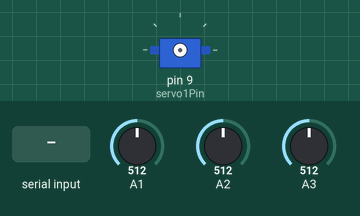
Bench run of a sketch on a simulated Arduino Uno, built with avr-gcc and run on an emulated ATmega328P. On the bench: servo. The test bench sets the inputs (shaded band); at power-on: A1 = 512, A2 = 512, A3 = 512. What the sketch prints to the serial monitor is not drawn.

Above: at 1.2 s.
1.3 s: "90,45,200;" received over Serial
7.3 s: "30,150,10;" received over Serial
At 10.1 s:
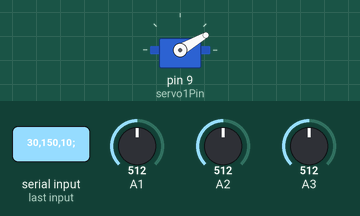
10.3 s: "0;" received over Serial
At 12.8 s:
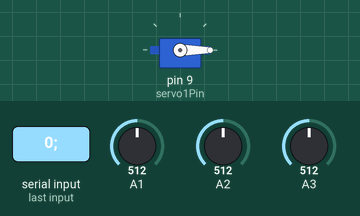
13.3 s: "200;" received over Serial
At 16.4 s:
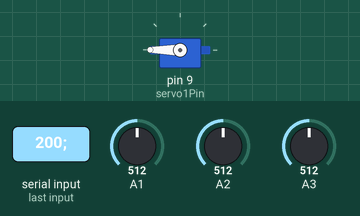
Timing chart, 0 to 17.9 s (numbered marks = the images above; inputs shaded):
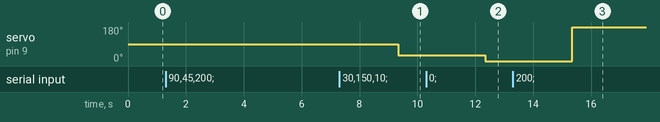

The sketch:

servo.ino
```cpp
#include <Servo.h>

int const potPin = A0;
int const servo1Pin = 9;
int const servo2Pin = 10;
int const servo3Pin = 11;
int potVal;
int angle;
Servo servo1;
Servo servo2;
Servo servo3;
int oldServo1Angle = 0;
int oldServo2Angle = 0;
int oldServo3Angle = 0;
int angle1, angle2, angle3 = 0;

void setup() {
  // put your setup code here, to run once:
  Serial.begin(9600);
}

void loop() {
  // put your main code here, to run repeatedly:
  //  potVal = analogRead(potPin);
  //  angle = map(potVal, 0, 1023, 0, 179);

  if (Serial.available() > 0) {
    String first  = Serial.readStringUntil(';');
    //Serial.read(); //next character is comma, so skip it using this
    String second = Serial.readStringUntil(';');
    //Serial.read();
    String third  = Serial.readStringUntil('\n');
    //Serial.print(first); Serial.print(" - "); Serial.print(second); Serial.print(" - "); Serial.println(third);
    angle1 = (int)first.toInt();
    angle2 = (int)second.toInt();
    angle3 = (int)third.toInt();
    if ((angle1 == 0) || (angle2 == 0) || (angle3 ==0)) {
      Serial.print("error");
    }
  }
  int delayTime = 700;
  if (oldServo1Angle != angle1) {
    oldServo1Angle = angle1;
    servo1.attach(servo1Pin);
    //    servo1.write(angle);
    servo1.write(angle1);
    delay(delayTime);
    servo1.detach();
  }
  if (oldServo2Angle != angle2) {
    oldServo2Angle = angle2;
    servo2.attach(servo2Pin);
    //    servo2.write(angle);
    servo2.write(angle2);
    delay(delayTime);
    servo2.detach();
  }
  if (oldServo3Angle != angle3) {
    oldServo3Angle = angle3;
    servo3.attach(servo3Pin);
    //    servo3.write(angle);
    servo3.write(angle3);
    delay(delayTime);
    servo3.detach();
  }
  sendPotentiometerValues();

  delay(100);
}

void sendPotentiometerValues() {
  int value1 = map(analogRead(A1), 103, 436, 0, 180);
  int value2 = map(analogRead(A2), 102, 426, 0, 180);
  int value3 = map(analogRead(A3), 101, 434, 0, 180);
  Serial.print(value1);
  Serial.print(";");
  Serial.print(value2);
  Serial.print(";");
  Serial.println(value3);
}

String getSubstring(String data, char separator, int index) {
  int found = 0;
  int strIndex[] = {0, -1};
  int maxIndex = data.length() - 1;

  for (int i = 0; i <= maxIndex && found <= index; i++) {
    if (data.charAt(i) == separator || i == maxIndex) {
      found++;
      strIndex[0] = strIndex[1] + 1;
      strIndex[1] = (i == maxIndex) ? i + 1 : i;
    }
  }

  return found > index ? data.substring(strIndex[0], strIndex[1]) : "";
}
```

Measured:
- after the input at 7.3 s, servo on pin 9 (servo1Pin): 90° → 30° after 2.0 s
- after the input at 10.3 s, servo on pin 9 (servo1Pin): 30° → 0° after 2.0 s
- after the input at 13.3 s, servo on pin 9 (servo1Pin): 0° → 180° after 2.1 s
